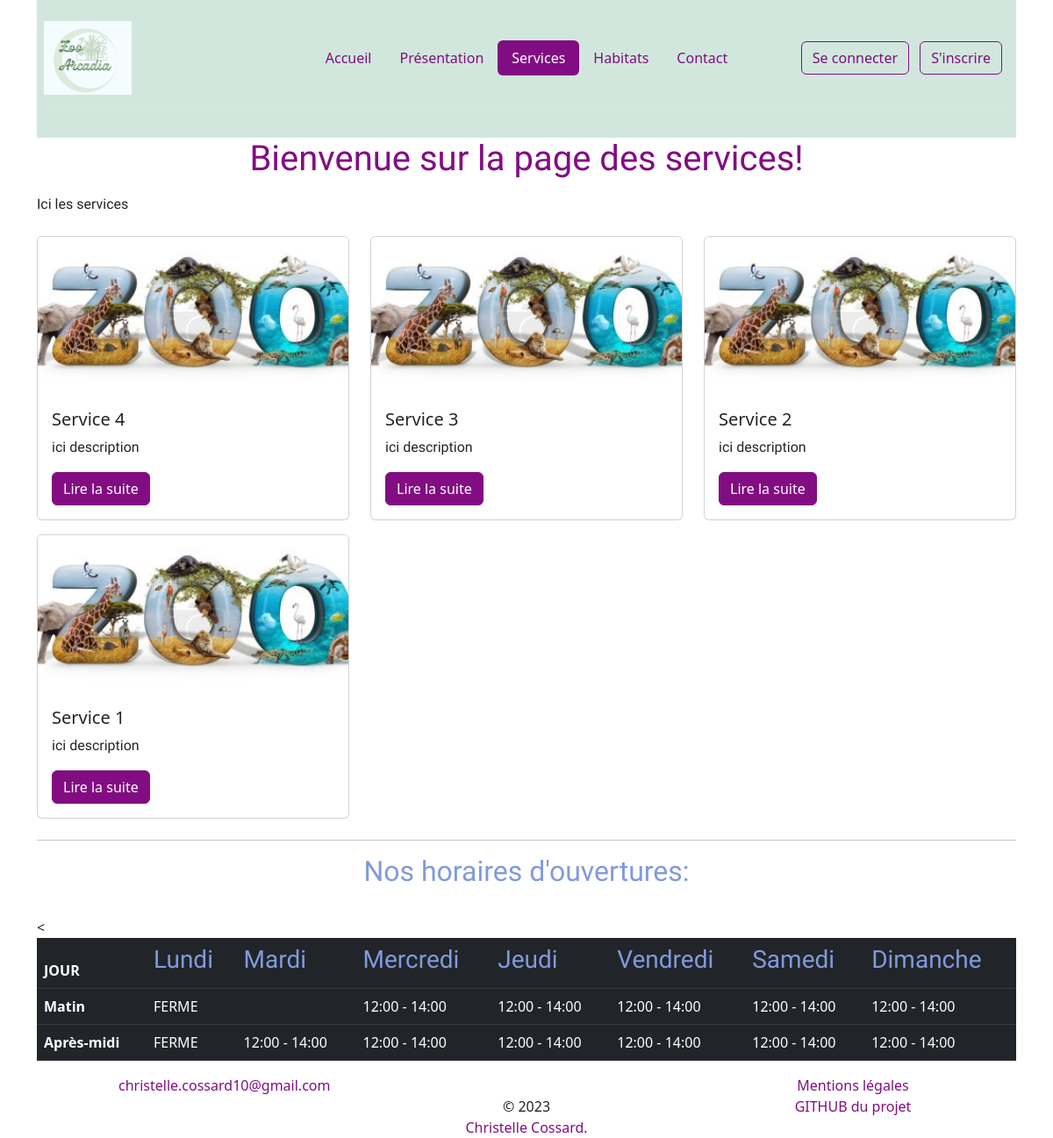
/services.php, run on the app's committed database.
### tables this page shows
CREATE TABLE `services` (
  `id` int(11) NOT NULL,
  `nameservice` varchar(255) NOT NULL,
  `description` text NOT NULL,
  `photoservice` varchar(255) DEFAULT NULL
);

### lib/config.php (called while the page is built, shortened)
<?php
  $mainMenu = [
    'index.php' => 'Accueil',
    'page2.php' => 'Présentation',
    'services.php' => 'Services',
    'habitats.php' => 'Habitats',
    'contact.php' => 'Contact',
];

### lib/service.php (called while the page is built, shortened)
<?php
function getServices(PDO $pdo, int $limit = null, int $page = null ):array
{
    $sql = "SELECT * FROM services ORDER BY id DESC";
    $query = $pdo->prepare($sql);
    $query->execute();
    $services = $query->fetchAll(PDO::FETCH_ASSOC);
    return $services;
}
function getServiceImage(string|null $image):string
{
    if ($image === null) {
        return _ASSETS_IMAGES_FOLDER_."default-zoo.jpg";
    } else {
        return _ARTICLES_IMAGES_FOLDER_.htmlentities($image);
    }
}

### templates/service_part.php (the view)
<?php
    $imagePath = getServiceImage($service["photoservice"]);
?>
<div class="col-md-4 my-2">
    <div class="card">
        <img src="<?=$imagePath ?>" class="card-img-top" alt="<?=htmlentities($service["nameservice"]) ?>">
        <div class="card-body">
            <h5 class="card-title"><?= htmlentities($service["nameservice"]) ?></h5>
            <p class="card-text"><?=htmlentities(substr($service["description"], 0, 100)) ?></p>
            <a href="service.php?id=<?=$service["id"]?>" class="btn btn-primary">Lire la suite</a>
        </div>
    </div>
</div>

### templates/header.php (shortened to what this page needs)
<?php
  require_once('lib/config.php');
  $currentPage = basename($_SERVER['SCRIPT_NAME']);
?>
<!DOCTYPE html>
<html lang="fr">
<head>
    <link href="https://cdn.jsdelivr.net/npm/bootstrap@5.3.0-alpha1/dist/css/bootstrap.min.css" rel="stylesheet">
    <link rel="stylesheet" href="assets/css/override-bootstrap.css">
</head>
<body>
    <div class="container">
    <div class="bg-success p-2" style="--bs-bg-opacity: .2;">
        <header class="d-flex flex-wrap align-items-center justify-content-center justify-content-md-between py-3 mb-4 border-bottom">
            <a href="./index.php" class="d-flex align-items-center col-md-3 mb-2 mb-md-0 text-dark text-decoration-none">
                <img width="100" src="assets/images/logo-zoo.png" alt="Logo Zoo Arcadia">
            </a>
            <ul class="nav col-12 col-md-auto mb-2 justify-content-center mb-md-0 nav nav-pills">
        <?php foreach ($mainMenu as $key => $value) { ?>
          <li class="nav-item"><a href="<?=$key; ?>" class="nav-link <?php if ($currentPage === $key) { echo 'active'; } ?>"><?=$value ;?></a></li>
        <?php } ?>
        </ul>
        <div class="col-md-3 text-end">
      <?php if(!isset($_SESSION['user'])) { ?>
        <a href="login.php" class="btn btn-outline-primary me-2">Se connecter</a>
        <a href="inscription.php" class="btn btn-outline-primary me-2">S'inscrire</a>
        <?php } else { ?>
          <a href="administration.php" class="btn btn-primary">Administration</a>
          <a href="logout.php" class="btn btn-primary">Se déconnecter</a>
        <?php } ?>
      </div>
        </header>
        </div>
        <main>

### services.php (shortened to what this page needs)
<?php
require_once __DIR__."/lib/config.php";
require_once __DIR__ . "/templates/header.php";
require_once('lib/service.php');
$services = getServices($pdo);
?>
<h1 align="center">Bienvenue sur la page des services!</h1>
<div class="row">
   <p> Ici les services</p>
</div>
<div class="row">
  <?php foreach ($services as $key => $service) {
     include('templates/service_part.php');
  } ?>
</div>
<?php require_once __DIR__ . "/templates/footer.php"; ?>

### templates/footer.php (shortened to what this page needs)
</main>
<hr>
<footer>
<h2 align="center"> Nos horaires d'ouvertures:</h2>
               <br>
<table class="table table-hover table-dark">
  <thead>
    <tr>
      <th scope="col">JOUR</th>
      <th scope="col"><h3>Lundi</h3></th>
      <th scope="col"><h3>Mardi</h3></th>
      <th scope="col"><h3>Mercredi</h3></th>
      <th scope="col"><h3>Jeudi</h3></th>
      <th scope="col"><h3>Vendredi</h3></th>
      <th scope="col"><h3>Samedi</h3></th>
      <th scope="col"><h3>Dimanche</h3></th>
    </tr>
  </thead>
  <tbody>
    <tr>
      <th scope="row">Matin</th>
      <td>FERME</td>
      <td></td>
      <td>12:00 - 14:00</td>
      <td>12:00 - 14:00</td>
      <td>12:00 - 14:00</td>
      <td>12:00 - 14:00</td>
      <td>12:00 - 14:00</td>
    </tr>
    <tr>
      <th scope="row">Après-midi</th>
      <td>FERME</td>
      <td>12:00 - 14:00</td>
      <<td>12:00 - 14:00</td>
      <td>12:00 - 14:00</td>
      <td>12:00 - 14:00</td>
      <td>12:00 - 14:00</td>
      <td>12:00 - 14:00</td>
    </tr>
  </tbody>
</table>
            <div class="row footer">
                <div class="d-flex justify-content-center">
                    <div class="col-2">
                        <ul class="list-unstyled text-center">
                            <li><a class="nav-link" href="mailto:christelle.cossard10@gmail.com<">christelle.cossard10@gmail.com</a></li>
                        </ul>
                    </div>
                    <div class="col-6 text-center copyright">
                        <br>
                        © 2023
		  <a class="nav-link" href="http://cocoweb10.fr/" target="_blank"> Christelle Cossard.</a>
                    </div>
                    <div class="col-2">
                        <ul class="list-unstyled text-center">
                            <li><a class="nav-link" href="legal.php">Mentions légales</a></li>
                            <li><a class="nav-link" href="https://github.com/ChristelleCossard/zoo-arcadia2024" target="_blank">GITHUB du projet</a></li>
                      </ul>
                    </div>
                </div>
            </div>
        </div>
</body>
</html>

### data on the page
services: nameservice "Service 4", description "ici description"
services: nameservice "Service 3", description "ici description"
services: nameservice "Service 2", description "ici description"
services: nameservice "Service 1", description "ici description"

### other printed values
$value "Accueil"
$value "Présentation"
$value "Services"
$value "Habitats"
$value "Contact"
